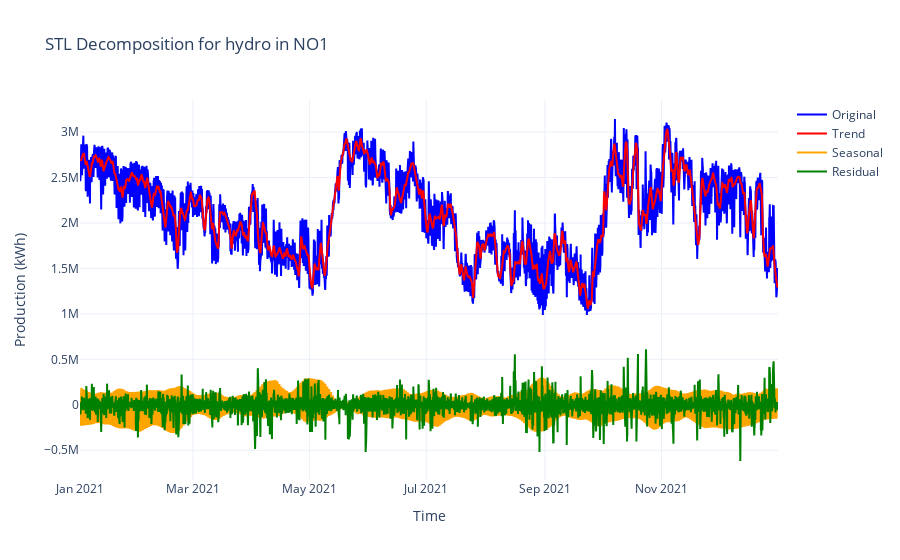

Notebook code cell kept with this figure:
### Code cell
fig = stl_decomposition_plot(df_all, price_area="NO1", production_group="hydro")
fig.show()

### Figure 1 — Plotly figure (JSON) as saved in the notebook; plotly's stock layout.template omitted (floating-point values rounded to 4 significant figures; data arrays with more than 128 entries replaced by an {"elided": "..."} marker saying what was removed)
{"data": [{"line": {"color": "blue"}, "name": "Original", "type": "scatter", "x": {"elided": "8760 str values"}, "y": {"elided": "8760 float values"}}, {"line": {"color": "red"}, "name": "Trend", "type": "scatter", "x": {"elided": "8760 str values"}, "y": {"elided": "8760 float values"}}, {"line": {"color": "orange"}, "name": "Seasonal", "type": "scatter", "x": {"elided": "8760 str values"}, "y": {"elided": "8760 float values"}}, {"line": {"color": "green"}, "name": "Residual", "type": "scatter", "x": {"elided": "8760 str values"}, "y": {"elided": "8760 float values"}}], "layout": {"hovermode": "x unified", "title": {"text": "STL Decomposition for hydro in NO1"}, "xaxis": {"title": {"text": "Time"}}, "yaxis": {"title": {"text": "Production (kWh)"}}}}
